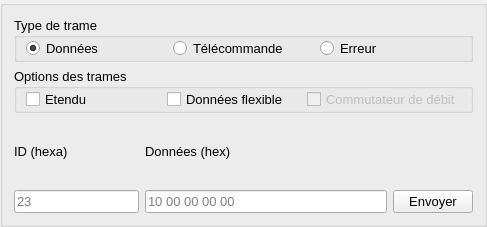
<?xml version="1.0" encoding="UTF-8"?>
<ui version="4.0">
 <class>SendFrameBox</class>
 <widget class="QGroupBox" name="SendFrameBox">
  <property name="enabled">
   <bool>true</bool>
  </property>
  <property name="geometry">
   <rect>
    <x>0</x>
    <y>0</y>
    <width>487</width>
    <height>227</height>
   </rect>
  </property>
  <property name="font">
   <font>
    <family>Arial</family>
    <pointsize>10</pointsize>
   </font>
  </property>
  <property name="windowTitle">
   <string>Dialog</string>
  </property>
  <property name="windowIcon">
   <iconset resource="Resources.qrc">
    <normaloff>:/Logo/Logo.png</normaloff>:/Logo/Logo.png</iconset>
  </property>
  <property name="toolTipDuration">
   <number>0</number>
  </property>
  <property name="title">
   <string/>
  </property>
  <layout class="QVBoxLayout" name="verticalLayout_4">
   <item>
    <widget class="QGroupBox" name="frameTypeBox">
     <property name="font">
      <font>
       <family>Arial</family>
       <pointsize>10</pointsize>
       <weight>50</weight>
       <bold>false</bold>
      </font>
     </property>
     <property name="title">
      <string>Type de trame</string>
     </property>
     <property name="checkable">
      <bool>false</bool>
     </property>
     <layout class="QHBoxLayout" name="horizontalLayout">
      <property name="topMargin">
       <number>0</number>
      </property>
      <property name="bottomMargin">
       <number>0</number>
      </property>
      <item>
       <widget class="QRadioButton" name="dataFrame">
        <property name="toolTip">
         <string>Sends a CAN data frame.</string>
        </property>
        <property name="text">
         <string>Données</string>
        </property>
        <property name="checked">
         <bool>true</bool>
        </property>
       </widget>
      </item>
      <item>
       <widget class="QRadioButton" name="remoteFrame">
        <property name="toolTip">
         <string>Sends a CAN remote request frame.</string>
        </property>
        <property name="text">
         <string>Télécommande</string>
        </property>
       </widget>
      </item>
      <item>
       <widget class="QRadioButton" name="errorFrame">
        <property name="toolTip">
         <string>Sends an error frame.</string>
        </property>
        <property name="text">
         <string>Erreur</string>
        </property>
       </widget>
      </item>
     </layout>
    </widget>
   </item>
   <item>
    <widget class="QGroupBox" name="frameOptionsBox">
     <property name="font">
      <font>
       <family>Arial</family>
       <pointsize>10</pointsize>
       <weight>50</weight>
       <bold>false</bold>
      </font>
     </property>
     <property name="title">
      <string>Options des trames</string>
     </property>
     <layout class="QHBoxLayout" name="horizontalLayout_2">
      <property name="topMargin">
       <number>0</number>
      </property>
      <property name="bottomMargin">
       <number>0</number>
      </property>
      <item>
       <widget class="QCheckBox" name="extendedFormatBox">
        <property name="toolTip">
         <string>Allows extended frames with 29 bit identifier.</string>
        </property>
        <property name="text">
         <string>Etendu</string>
        </property>
       </widget>
      </item>
      <item>
       <widget class="QCheckBox" name="flexibleDataRateBox">
        <property name="toolTip">
         <string>Allows up to 64 byte payload data.</string>
        </property>
        <property name="text">
         <string>Données flexible</string>
        </property>
       </widget>
      </item>
      <item>
       <widget class="QCheckBox" name="bitrateSwitchBox">
        <property name="enabled">
         <bool>false</bool>
        </property>
        <property name="toolTip">
         <string>Sends payload at higher data rate.</string>
        </property>
        <property name="text">
         <string>Commutateur de débit</string>
        </property>
       </widget>
      </item>
     </layout>
    </widget>
   </item>
   <item>
    <layout class="QHBoxLayout" name="horizontalLayout_3">
     <item>
      <layout class="QVBoxLayout" name="verticalLayout">
       <item>
        <widget class="QLabel" name="frameIdLabel">
         <property name="font">
          <font>
           <family>Arial</family>
           <pointsize>10</pointsize>
           <weight>50</weight>
           <bold>false</bold>
          </font>
         </property>
         <property name="text">
          <string>ID (hexa)</string>
         </property>
         <property name="buddy">
          <cstring>frameIdEdit</cstring>
         </property>
        </widget>
       </item>
       <item>
        <widget class="QLineEdit" name="frameIdEdit">
         <property name="sizePolicy">
          <sizepolicy hsizetype="Preferred" vsizetype="Fixed">
           <horstretch>1</horstretch>
           <verstretch>0</verstretch>
          </sizepolicy>
         </property>
         <property name="text">
          <string/>
         </property>
         <property name="placeholderText">
          <string>23</string>
         </property>
         <property name="clearButtonEnabled">
          <bool>true</bool>
         </property>
        </widget>
       </item>
      </layout>
     </item>
     <item>
      <layout class="QVBoxLayout" name="verticalLayout_2">
       <item>
        <widget class="QLabel" name="payloadLabel">
         <property name="font">
          <font>
           <family>Arial</family>
           <pointsize>10</pointsize>
           <weight>50</weight>
           <bold>false</bold>
          </font>
         </property>
         <property name="text">
          <string>Données (hex)</string>
         </property>
         <property name="buddy">
          <cstring>payloadEdit</cstring>
         </property>
        </widget>
       </item>
       <item>
        <widget class="QLineEdit" name="payloadEdit">
         <property name="sizePolicy">
          <sizepolicy hsizetype="Expanding" vsizetype="Fixed">
           <horstretch>2</horstretch>
           <verstretch>0</verstretch>
          </sizepolicy>
         </property>
         <property name="placeholderText">
          <string>10 00 00 00 00</string>
         </property>
         <property name="clearButtonEnabled">
          <bool>true</bool>
         </property>
        </widget>
       </item>
      </layout>
     </item>
     <item>
      <layout class="QVBoxLayout" name="verticalLayout_3">
       <item>
        <spacer name="verticalSpacer">
         <property name="orientation">
          <enum>Qt::Vertical</enum>
         </property>
         <property name="sizeHint" stdset="0">
          <size>
           <width>20</width>
           <height>40</height>
          </size>
         </property>
        </spacer>
       </item>
       <item>
        <widget class="QPushButton" name="B_envoyer">
         <property name="font">
          <font>
           <family>Arial</family>
           <pointsize>10</pointsize>
           <weight>50</weight>
           <bold>false</bold>
          </font>
         </property>
         <property name="text">
          <string>Envoyer</string>
         </property>
        </widget>
       </item>
      </layout>
     </item>
    </layout>
   </item>
  </layout>
 </widget>
 <resources>
  <include location="Resources.qrc"/>
 </resources>
 <connections/>
</ui>
